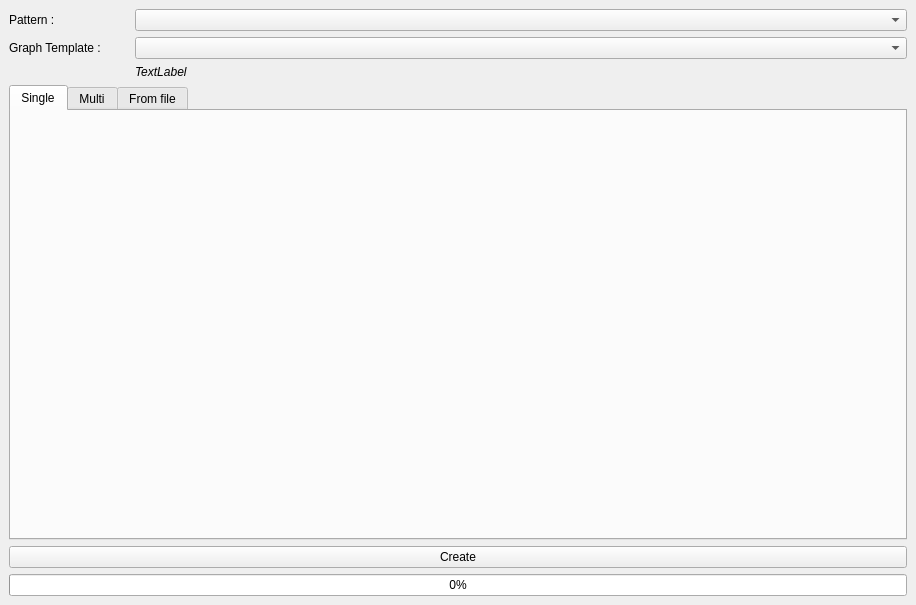
<?xml version="1.0" encoding="UTF-8"?>
<ui version="4.0">
 <class>MainWindow</class>
 <widget class="QDialog" name="MainWindow">
  <property name="geometry">
   <rect>
    <x>0</x>
    <y>0</y>
    <width>916</width>
    <height>605</height>
   </rect>
  </property>
  <property name="windowTitle">
   <string>MainWindow</string>
  </property>
  <layout class="QVBoxLayout" name="verticalLayout_4">
   <property name="leftMargin">
    <number>9</number>
   </property>
   <property name="topMargin">
    <number>9</number>
   </property>
   <property name="rightMargin">
    <number>9</number>
   </property>
   <property name="bottomMargin">
    <number>9</number>
   </property>
   <item>
    <layout class="QVBoxLayout" name="verticalLayout">
     <item>
      <layout class="QHBoxLayout" name="horizontalLayout_2" stretch="0,1">
       <item>
        <widget class="QLabel" name="label_2">
         <property name="minimumSize">
          <size>
           <width>120</width>
           <height>0</height>
          </size>
         </property>
         <property name="text">
          <string>Pattern :</string>
         </property>
        </widget>
       </item>
       <item>
        <widget class="QComboBox" name="patternComboBox"/>
       </item>
      </layout>
     </item>
     <item>
      <layout class="QHBoxLayout" name="horizontalLayout_5" stretch="0,1">
       <item>
        <widget class="QLabel" name="label_5">
         <property name="minimumSize">
          <size>
           <width>120</width>
           <height>0</height>
          </size>
         </property>
         <property name="text">
          <string>Graph Template :</string>
         </property>
        </widget>
       </item>
       <item>
        <widget class="QComboBox" name="templateComboBox"/>
       </item>
      </layout>
     </item>
     <item>
      <layout class="QHBoxLayout" name="horizontalLayout_3" stretch="0,1">
       <item>
        <widget class="QFrame" name="frame">
         <property name="minimumSize">
          <size>
           <width>120</width>
           <height>0</height>
          </size>
         </property>
         <property name="frameShape">
          <enum>QFrame::NoFrame</enum>
         </property>
         <property name="frameShadow">
          <enum>QFrame::Raised</enum>
         </property>
        </widget>
       </item>
       <item>
        <widget class="QLabel" name="patternLabel">
         <property name="font">
          <font>
           <italic>true</italic>
          </font>
         </property>
         <property name="text">
          <string>TextLabel</string>
         </property>
        </widget>
       </item>
      </layout>
     </item>
     <item>
      <widget class="QTabWidget" name="tabWidget">
       <property name="currentIndex">
        <number>0</number>
       </property>
       <widget class="QWidget" name="tab">
        <attribute name="title">
         <string>Single</string>
        </attribute>
        <layout class="QVBoxLayout" name="verticalLayout_2">
         <item>
          <layout class="QFormLayout" name="keysLayout"/>
         </item>
         <item>
          <spacer name="verticalSpacer">
           <property name="orientation">
            <enum>Qt::Vertical</enum>
           </property>
           <property name="sizeHint" stdset="0">
            <size>
             <width>20</width>
             <height>40</height>
            </size>
           </property>
          </spacer>
         </item>
        </layout>
       </widget>
       <widget class="QWidget" name="tab_2">
        <attribute name="title">
         <string>Multi</string>
        </attribute>
        <layout class="QVBoxLayout" name="verticalLayout_3">
         <item>
          <widget class="QLabel" name="label_3">
           <property name="text">
            <string>Enter names composed of the keys separated by &quot;:&quot;</string>
           </property>
          </widget>
         </item>
         <item>
          <widget class="QLabel" name="label_4">
           <property name="text">
            <string>e.g. 1500:0100 2000:0500 CHARS:MAX etc</string>
           </property>
          </widget>
         </item>
         <item>
          <widget class="QLineEdit" name="multiLineEdit"/>
         </item>
         <item>
          <spacer name="verticalSpacer_2">
           <property name="orientation">
            <enum>Qt::Vertical</enum>
           </property>
           <property name="sizeHint" stdset="0">
            <size>
             <width>20</width>
             <height>40</height>
            </size>
           </property>
          </spacer>
         </item>
        </layout>
       </widget>
       <widget class="QWidget" name="tab_3">
        <attribute name="title">
         <string>From file</string>
        </attribute>
        <layout class="QVBoxLayout" name="verticalLayout_3">
         <item>
          <layout class="QHBoxLayout" name="horizontalLayout">
           <item>
            <widget class="QLabel" name="label">
             <property name="minimumSize">
              <size>
               <width>120</width>
               <height>0</height>
              </size>
             </property>
             <property name="text">
              <string>File :</string>
             </property>
            </widget>
           </item>
           <item>
            <widget class="QLineEdit" name="fileLineEdit"/>
           </item>
           <item>
            <widget class="QComboBox" name="sheetComboBox"/>
           </item>
           <item>
            <widget class="QPushButton" name="fileButton">
             <property name="minimumSize">
              <size>
               <width>30</width>
               <height>30</height>
              </size>
             </property>
             <property name="maximumSize">
              <size>
               <width>30</width>
               <height>30</height>
              </size>
             </property>
             <property name="text">
              <string/>
             </property>
            </widget>
           </item>
          </layout>
         </item>
         <item>
          <layout class="QHBoxLayout" name="horizontalLayout_4" stretch="1,0">
           <item>
            <widget class="QTableWidget" name="previewTableWidget">
             <property name="selectionBehavior">
              <enum>QAbstractItemView::SelectRows</enum>
             </property>
            </widget>
           </item>
           <item>
            <layout class="QVBoxLayout" name="verticalLayout_4" stretch="0,0,0">
             <item>
              <layout class="QHBoxLayout" name="horizontalLayout_8" stretch="0,1,0,1,0,0">
               <item>
                <widget class="QLabel" name="label_8">
                 <property name="minimumSize">
                  <size>
                   <width>80</width>
                   <height>0</height>
                  </size>
                 </property>
                 <property name="text">
                  <string>Row</string>
                 </property>
                </widget>
               </item>
               <item>
                <widget class="QSpinBox" name="startSpinBox">
                 <property name="minimum">
                  <number>1</number>
                 </property>
                 <property name="maximum">
                  <number>9999</number>
                 </property>
                 <property name="value">
                  <number>1</number>
                 </property>
                </widget>
               </item>
               <item>
                <widget class="QLabel" name="label_9">
                 <property name="text">
                  <string>to</string>
                 </property>
                </widget>
               </item>
               <item>
                <widget class="QSpinBox" name="stopSpinBox">
                 <property name="maximum">
                  <number>10000</number>
                 </property>
                 <property name="value">
                  <number>30</number>
                 </property>
                </widget>
               </item>
               <item>
                <widget class="QPushButton" name="originalButton">
                 <property name="maximumSize">
                  <size>
                   <width>30</width>
                   <height>30</height>
                  </size>
                 </property>
                 <property name="toolTip">
                  <string>Show Original</string>
                 </property>
                 <property name="text">
                  <string/>
                 </property>
                 <property name="flat">
                  <bool>true</bool>
                 </property>
                </widget>
               </item>
               <item>
                <widget class="QCheckBox" name="updateCheckBox">
                 <property name="toolTip">
                  <string>Update existing asset instead of skipping it</string>
                 </property>
                 <property name="text">
                  <string>Update</string>
                 </property>
                </widget>
               </item>
              </layout>
             </item>
             <item>
              <widget class="QPushButton" name="addKeyButton">
               <property name="minimumSize">
                <size>
                 <width>400</width>
                 <height>0</height>
                </size>
               </property>
               <property name="maximumSize">
                <size>
                 <width>16777215</width>
                 <height>15</height>
                </size>
               </property>
               <property name="text">
                <string/>
               </property>
              </widget>
             </item>
             <item>
              <widget class="QScrollArea" name="scrollArea">
               <property name="frameShape">
                <enum>QFrame::NoFrame</enum>
               </property>
               <property name="horizontalScrollBarPolicy">
                <enum>Qt::ScrollBarAlwaysOff</enum>
               </property>
               <property name="widgetResizable">
                <bool>true</bool>
               </property>
               <widget class="QWidget" name="scrollWidget">
                <property name="geometry">
                 <rect>
                  <x>0</x>
                  <y>0</y>
                  <width>400</width>
                  <height>286</height>
                 </rect>
                </property>
                <layout class="QVBoxLayout" name="verticalLayout_5">
                 <property name="leftMargin">
                  <number>0</number>
                 </property>
                 <property name="topMargin">
                  <number>0</number>
                 </property>
                 <property name="rightMargin">
                  <number>0</number>
                 </property>
                 <property name="bottomMargin">
                  <number>0</number>
                 </property>
                 <item>
                  <layout class="QVBoxLayout" name="keysWidget"/>
                 </item>
                 <item>
                  <spacer name="verticalSpacer">
                   <property name="orientation">
                    <enum>Qt::Vertical</enum>
                   </property>
                   <property name="sizeHint" stdset="0">
                    <size>
                     <width>20</width>
                     <height>40</height>
                    </size>
                   </property>
                  </spacer>
                 </item>
                </layout>
               </widget>
              </widget>
             </item>
            </layout>
           </item>
          </layout>
         </item>
        </layout>
       </widget>
      </widget>
     </item>
     <item>
      <widget class="QPushButton" name="createPushButton">
       <property name="text">
        <string>Create</string>
       </property>
      </widget>
     </item>
     <item>
      <widget class="QProgressBar" name="progressBar">
       <property name="maximum">
        <number>100</number>
       </property>
       <property name="value">
        <number>0</number>
       </property>
      </widget>
     </item>
    </layout>
   </item>
  </layout>
 </widget>
 <resources/>
 <connections/>
</ui>
